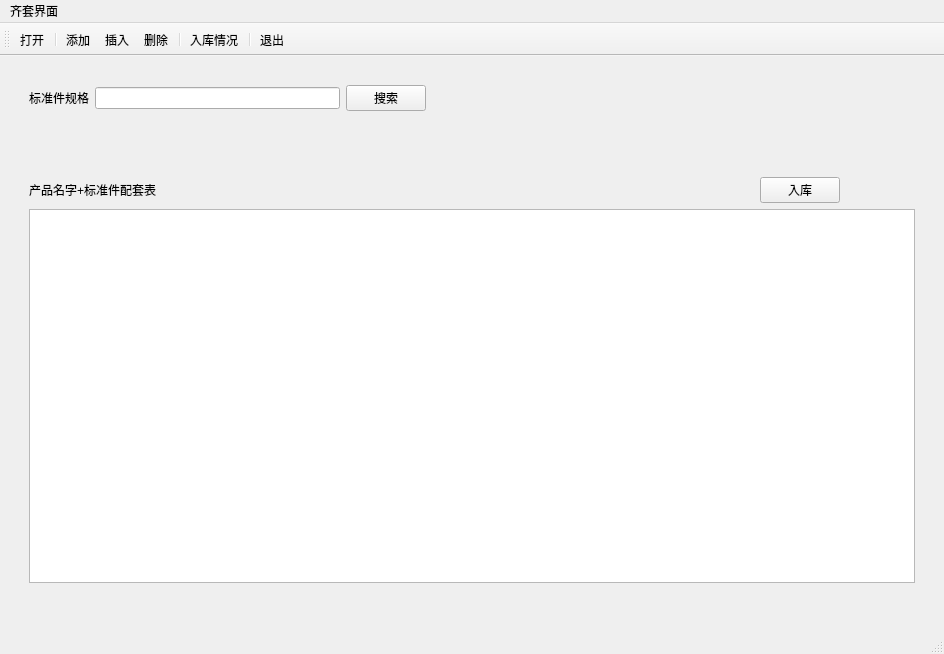
<?xml version="1.0" encoding="UTF-8"?>
<ui version="4.0">
 <class>QTMainWindow</class>
 <widget class="QMainWindow" name="QTMainWindow">
  <property name="geometry">
   <rect>
    <x>0</x>
    <y>0</y>
    <width>944</width>
    <height>654</height>
   </rect>
  </property>
  <property name="windowTitle">
   <string>MainWindow</string>
  </property>
  <widget class="QWidget" name="centralwidget">
   <layout class="QGridLayout" name="gridLayout">
    <item row="3" column="1">
     <spacer name="horizontalSpacer_5">
      <property name="orientation">
       <enum>Qt::Horizontal</enum>
      </property>
      <property name="sizeHint" stdset="0">
       <size>
        <width>40</width>
        <height>20</height>
       </size>
      </property>
     </spacer>
    </item>
    <item row="0" column="1">
     <spacer name="horizontalSpacer_3">
      <property name="orientation">
       <enum>Qt::Horizontal</enum>
      </property>
      <property name="sizeHint" stdset="0">
       <size>
        <width>40</width>
        <height>20</height>
       </size>
      </property>
     </spacer>
    </item>
    <item row="7" column="1">
     <spacer name="horizontalSpacer_8">
      <property name="orientation">
       <enum>Qt::Horizontal</enum>
      </property>
      <property name="sizeHint" stdset="0">
       <size>
        <width>40</width>
        <height>20</height>
       </size>
      </property>
     </spacer>
    </item>
    <item row="1" column="1">
     <layout class="QHBoxLayout" name="horizontalLayout">
      <item>
       <widget class="QLabel" name="label_3">
        <property name="text">
         <string>标准件规格</string>
        </property>
       </widget>
      </item>
      <item>
       <widget class="QLineEdit" name="lineEdit"/>
      </item>
      <item>
       <widget class="QPushButton" name="pushButton">
        <property name="text">
         <string>搜索</string>
        </property>
       </widget>
      </item>
      <item>
       <spacer name="horizontalSpacer_9">
        <property name="orientation">
         <enum>Qt::Horizontal</enum>
        </property>
        <property name="sizeHint" stdset="0">
         <size>
          <width>40</width>
          <height>20</height>
         </size>
        </property>
       </spacer>
      </item>
      <item>
       <spacer name="horizontalSpacer_2">
        <property name="orientation">
         <enum>Qt::Horizontal</enum>
        </property>
        <property name="sizeHint" stdset="0">
         <size>
          <width>40</width>
          <height>20</height>
         </size>
        </property>
       </spacer>
      </item>
     </layout>
    </item>
    <item row="2" column="1">
     <spacer name="horizontalSpacer_4">
      <property name="orientation">
       <enum>Qt::Horizontal</enum>
      </property>
      <property name="sizeHint" stdset="0">
       <size>
        <width>40</width>
        <height>20</height>
       </size>
      </property>
     </spacer>
    </item>
    <item row="8" column="1">
     <spacer name="horizontalSpacer_7">
      <property name="orientation">
       <enum>Qt::Horizontal</enum>
      </property>
      <property name="sizeHint" stdset="0">
       <size>
        <width>40</width>
        <height>20</height>
       </size>
      </property>
     </spacer>
    </item>
    <item row="6" column="2">
     <spacer name="verticalSpacer">
      <property name="orientation">
       <enum>Qt::Vertical</enum>
      </property>
      <property name="sizeHint" stdset="0">
       <size>
        <width>20</width>
        <height>40</height>
       </size>
      </property>
     </spacer>
    </item>
    <item row="5" column="1">
     <layout class="QHBoxLayout" name="horizontalLayout_2">
      <item>
       <widget class="QLabel" name="label_4">
        <property name="text">
         <string>产品名字+标准件配套表</string>
        </property>
       </widget>
      </item>
      <item>
       <spacer name="horizontalSpacer">
        <property name="orientation">
         <enum>Qt::Horizontal</enum>
        </property>
        <property name="sizeHint" stdset="0">
         <size>
          <width>40</width>
          <height>20</height>
         </size>
        </property>
       </spacer>
      </item>
      <item>
       <spacer name="horizontalSpacer_11">
        <property name="orientation">
         <enum>Qt::Horizontal</enum>
        </property>
        <property name="sizeHint" stdset="0">
         <size>
          <width>40</width>
          <height>20</height>
         </size>
        </property>
       </spacer>
      </item>
      <item>
       <spacer name="horizontalSpacer_12">
        <property name="orientation">
         <enum>Qt::Horizontal</enum>
        </property>
        <property name="sizeHint" stdset="0">
         <size>
          <width>40</width>
          <height>20</height>
         </size>
        </property>
       </spacer>
      </item>
      <item>
       <spacer name="horizontalSpacer_13">
        <property name="orientation">
         <enum>Qt::Horizontal</enum>
        </property>
        <property name="sizeHint" stdset="0">
         <size>
          <width>40</width>
          <height>20</height>
         </size>
        </property>
       </spacer>
      </item>
      <item>
       <spacer name="horizontalSpacer_14">
        <property name="orientation">
         <enum>Qt::Horizontal</enum>
        </property>
        <property name="sizeHint" stdset="0">
         <size>
          <width>40</width>
          <height>20</height>
         </size>
        </property>
       </spacer>
      </item>
      <item>
       <spacer name="horizontalSpacer_15">
        <property name="orientation">
         <enum>Qt::Horizontal</enum>
        </property>
        <property name="sizeHint" stdset="0">
         <size>
          <width>40</width>
          <height>20</height>
         </size>
        </property>
       </spacer>
      </item>
      <item>
       <spacer name="horizontalSpacer_16">
        <property name="orientation">
         <enum>Qt::Horizontal</enum>
        </property>
        <property name="sizeHint" stdset="0">
         <size>
          <width>40</width>
          <height>20</height>
         </size>
        </property>
       </spacer>
      </item>
      <item>
       <spacer name="horizontalSpacer_17">
        <property name="orientation">
         <enum>Qt::Horizontal</enum>
        </property>
        <property name="sizeHint" stdset="0">
         <size>
          <width>40</width>
          <height>20</height>
         </size>
        </property>
       </spacer>
      </item>
      <item>
       <widget class="QPushButton" name="pushButton_2">
        <property name="text">
         <string>入库</string>
        </property>
       </widget>
      </item>
      <item>
       <spacer name="horizontalSpacer_10">
        <property name="orientation">
         <enum>Qt::Horizontal</enum>
        </property>
        <property name="sizeHint" stdset="0">
         <size>
          <width>20</width>
          <height>20</height>
         </size>
        </property>
       </spacer>
      </item>
     </layout>
    </item>
    <item row="4" column="1">
     <spacer name="horizontalSpacer_6">
      <property name="orientation">
       <enum>Qt::Horizontal</enum>
      </property>
      <property name="sizeHint" stdset="0">
       <size>
        <width>40</width>
        <height>20</height>
       </size>
      </property>
     </spacer>
    </item>
    <item row="6" column="1">
     <widget class="QTreeView" name="treeView"/>
    </item>
    <item row="6" column="0">
     <spacer name="verticalSpacer_2">
      <property name="orientation">
       <enum>Qt::Vertical</enum>
      </property>
      <property name="sizeHint" stdset="0">
       <size>
        <width>20</width>
        <height>40</height>
       </size>
      </property>
     </spacer>
    </item>
   </layout>
   <zorder>treeView</zorder>
   <zorder>horizontalSpacer_3</zorder>
   <zorder>horizontalSpacer_4</zorder>
   <zorder>horizontalSpacer_5</zorder>
   <zorder>horizontalSpacer_6</zorder>
   <zorder>horizontalSpacer_7</zorder>
   <zorder>horizontalSpacer_8</zorder>
   <zorder>verticalSpacer</zorder>
   <zorder>verticalSpacer_2</zorder>
  </widget>
  <widget class="QMenuBar" name="menubar">
   <property name="geometry">
    <rect>
     <x>0</x>
     <y>0</y>
     <width>944</width>
     <height>31</height>
    </rect>
   </property>
   <widget class="QMenu" name="menu">
    <property name="title">
     <string>齐套界面</string>
    </property>
    <addaction name="separator"/>
   </widget>
   <addaction name="menu"/>
  </widget>
  <widget class="QStatusBar" name="statusbar"/>
  <widget class="QToolBar" name="toolBar">
   <property name="windowTitle">
    <string>toolBar</string>
   </property>
   <attribute name="toolBarArea">
    <enum>TopToolBarArea</enum>
   </attribute>
   <attribute name="toolBarBreak">
    <bool>false</bool>
   </attribute>
   <addaction name="action"/>
   <addaction name="separator"/>
   <addaction name="action_2"/>
   <addaction name="action_3"/>
   <addaction name="action_4"/>
   <addaction name="separator"/>
   <addaction name="action_5"/>
   <addaction name="separator"/>
   <addaction name="actExit"/>
  </widget>
  <action name="action">
   <property name="icon">
    <iconset resource="res.qrc">
     <normaloff>:/images/images/open3.bmp</normaloff>:/images/images/open3.bmp</iconset>
   </property>
   <property name="text">
    <string>打开</string>
   </property>
   <property name="toolTip">
    <string>打开</string>
   </property>
   <property name="shortcut">
    <string>Ctrl+O</string>
   </property>
  </action>
  <action name="action_2">
   <property name="icon">
    <iconset resource="res.qrc">
     <normaloff>:/images/images/316.bmp</normaloff>:/images/images/316.bmp</iconset>
   </property>
   <property name="text">
    <string>添加</string>
   </property>
   <property name="toolTip">
    <string>添加</string>
   </property>
  </action>
  <action name="action_3">
   <property name="icon">
    <iconset resource="res.qrc">
     <normaloff>:/images/images/306.bmp</normaloff>:/images/images/306.bmp</iconset>
   </property>
   <property name="text">
    <string>插入</string>
   </property>
   <property name="toolTip">
    <string>插入</string>
   </property>
  </action>
  <action name="action_4">
   <property name="icon">
    <iconset resource="res.qrc">
     <normaloff>:/images/images/delete1.bmp</normaloff>:/images/images/delete1.bmp</iconset>
   </property>
   <property name="text">
    <string>删除</string>
   </property>
   <property name="toolTip">
    <string>删除</string>
   </property>
  </action>
  <action name="actExit">
   <property name="icon">
    <iconset resource="res.qrc">
     <normaloff>:/images/images/exit.png</normaloff>:/images/images/exit.png</iconset>
   </property>
   <property name="text">
    <string>退出</string>
   </property>
   <property name="toolTip">
    <string>退出</string>
   </property>
  </action>
  <action name="action_5">
   <property name="icon">
    <iconset resource="res.qrc">
     <normaloff>:/images/images/paste.png</normaloff>:/images/images/paste.png</iconset>
   </property>
   <property name="text">
    <string>入库情况</string>
   </property>
   <property name="toolTip">
    <string>入库情况</string>
   </property>
  </action>
 </widget>
 <resources>
  <include location="res.qrc"/>
 </resources>
 <connections/>
</ui>
